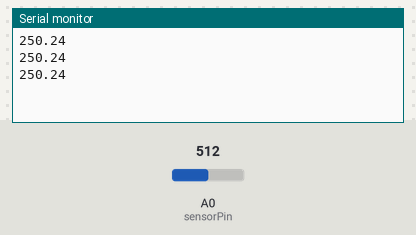
Recording of a sketch running on a simulated Arduino Uno, built with avr-gcc and run on an emulated ATmega328P. Parts: the last lines printed to the serial monitor. The inputs (shaded band) are chosen by the test bench; at power-on: A0 (sensorPin) = 512.

Above: at 1.3 s.
1.4 s: A0 (sensorPin) set to 716
At 1.9 s:
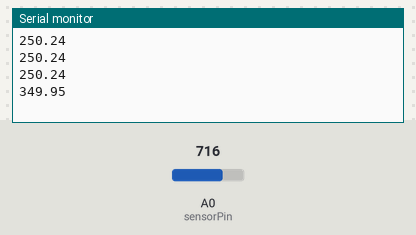
2.9 s: A0 (sensorPin) set to 900
At 3.4 s:
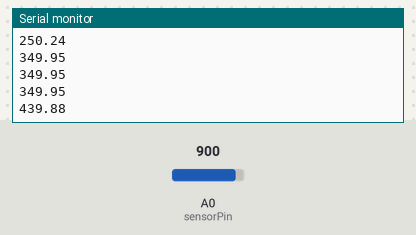
Timing chart, 0 to 5.9 s (numbered marks = the images above; inputs shaded):
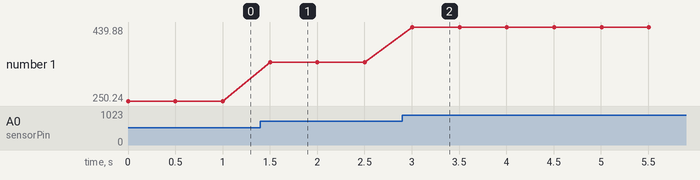

Measured:
- after the input at 1.4 s, the serial monitor: prints a new line after 0.10 s (image 1)
- after the input at 2.9 s, the serial monitor: prints a new line after 0.10 s (image 2)
- plotted number 1: 250.24 → 349.95 after the input at 1.4 s, 349.95 → 439.88 after the input at 2.9 s

The sketch:

temp_reader.ino
```cpp
const int sensorPin = A0;

void setup() {
  Serial.begin(9600);
}

void loop() {
  int tempoReading = analogRead(sensorPin);
  float millivolts = (tempoReading / 1023.0) * 5000.0;
  float tempC = millivolts / 10.0;
  Serial.println(tempC);
  delay(500);
}
```
